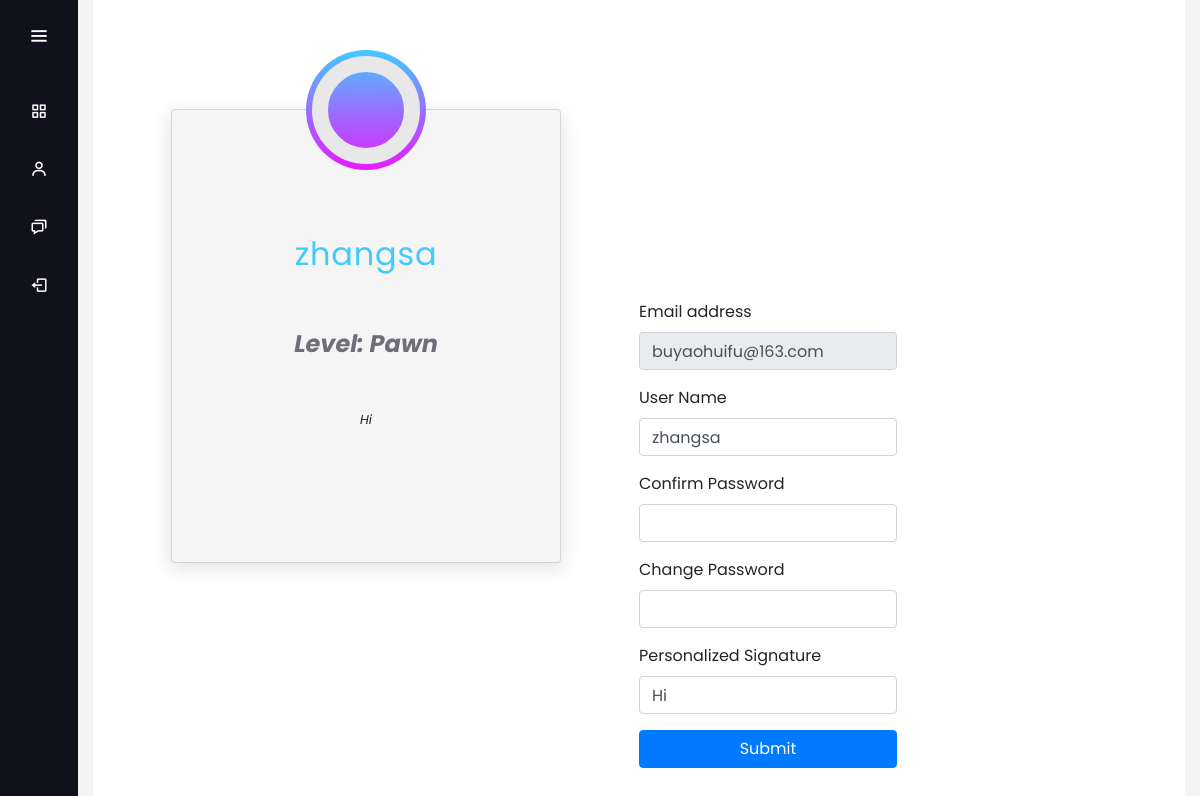
/user/centre/1, run on the app's committed database.
### models.py (models this page shows)
class UserModel(db.Model):
    __tablename__ = "user"
    id = db.Column(db.Integer, primary_key=True, autoincrement=True)
    username = db.Column(db.String(200), nullable=False, unique=False)
    email = db.Column(db.String(100), nullable=False, unique=True)
    password = db.Column(db.String(200), nullable=False, unique=True)
    join_time = db.Column(db.DateTime, default=datetime.now)
    signature = db.Column(db.String(200), nullable=True)
    icon = db.Column(db.String(100))
    chess_win = db.Column(db.Integer, default=0)
    chess_lose = db.Column(db.Integer, default=0)

### blueprints/user.py (the view)
@bp.route("/centre/<int:user_id>")
def centre(user_id):
    information = UserModel.query.get(user_id)
    return render_template("personalspace.html", information=information)
    current_app.logger.info("Successfully query user")

### app.py (called while the page is built)
@app.before_request
def before_request():
    user_id = session.get("user_id")
    if user_id:
        try:
            user = UserModel.query.get(user_id)
            g.user = user
        except:
            g.user = None

@app.context_processor
def context_processor():
    if hasattr(g, "user"):
        return {"user": g.user}
    else:
        return {}

### templates/personalspace.html (shortened to what this page needs)
{% extends "new.html" %}
{% block head %}
    <link rel="stylesheet" href="{{ url_for('static',filename='css/style.css') }}">
    <link rel="stylesheet" href="{{ url_for('static',filename='css/login.css') }}">
    <link rel="stylesheet" href="{{ url_for('static',filename='css/bar.css') }}">
    <link rel="stylesheet" href="{{ url_for('static',filename='css/person.css') }}">
    <link href='https://unpkg.com/boxicons@2.0.7/css/boxicons.min.css' rel='stylesheet'>
{% endblock %}
{% block body %}
    <div class="sidebar">
        <div class="logo-details">
            <i class='bx bx-menu' id="btn"></i>
        </div>
        <ul class="nav-list">
            <li>
                <a href="{{ url_for('user.navigation', user_id = information.id)}}">
                    <i class='bx bx-grid-alt'></i>
                </a>
            </li>
            <li>
                <a href="{{ url_for('user.centre', user_id = information.id)}}">
                    <i class='bx bx-user'></i>
                </a>
            </li>
            <li>
                <a href="{{ url_for('user.blog_personal', author_id = information.id) }}">
                    <i class='bx bx-chat'></i>
                </a>
            </li>
            <li>
                <a href="/play">
                <i class='bx bx-log-out' id="log_out"></i>
                </a>
            </li>
        </ul>
    </div>
    <section class="home-section">
        <div class="split-screen">
            <div class="split-screen__half">
                <div class="card" >
                    <div class="card-img" ></div>
                    <div class="card-info" >
                        <p class="text-title" type="file">{{ information.username }}</p>
                    <div class="if/else">
                    {% if information.chess_win <= 3%}
                        <p class="text-level">Level: Pawn</p>
                    {% elif information.chess_win == 4%}
                        <p class="text-level">Level: horse</p>
                    {% elif information.chess_win == 5%}
                        <p class="text-level">Level: Bishop</p>
                    {% elif information.chess_win == 6%}
                        <p class="text-level">Level: Queen</p>
                    {% elif information.chess_win >= 7%}
                        <p class="text-level">Level: Pawn</p>
                    {% endif %}
                    </div>
                        <p class="text-body">{{ information.signature }}</p>
                    </div>
                </div>
            </div>
            <div class="split-screen__half">
                <div class="row" style="margin-top:300px;">
                    <div class="col">
                        <form method="POST" , action="{{ url_for('user.user_change') }}">
                                <div class="form-group">
                                    <label for="exampleInputEmail1">Email address</label>
                                    <input type="email" class="form-control" id="exampleInputEmail1"
                                           aria-describedby="emailHelp"
                                           name="email" value={{ information.email }} readonly=“readonly”>
                                </div>
                                <div class="form-group">
                                    <label for="exampleInputEmail1">User Name</label>
                                    <input type="text" class="form-control" name="username" value={{ information.username }}>
                                </div>
                            <div class="form-group">
                                    <label for="exampleInputPassword1">Confirm Password</label>
                                    <input type="password" class="form-control" id="exampleInputPassword1"
                                           name="password">
                                </div>
                                <div class="form-group">
                                    <label for="exampleInputPassword1">Change Password</label>
                                    <input type="password" class="form-control" id="exampleInputPassword"
                                           name="password_change" >
                                </div>
                            <div class="form-group">
                                    <label for="exampleInputEmail1">Personalized Signature</label>
                                    <input type="text" class="form-control" id="signature" name="signature" value={{ information.signature }}>
                                </div>
                                <button type="submit" class="btn btn-primary btn-block">Submit</button>
                        </form>
                    </div>
                    <div class="col"></div>
                </div>
            </div>
        </div>
    </section>
{% endblock %}

### static/css/init.css (style rules this page uses)
body { background-color: #f3f3f3; transition: .6s; }

### static/css/style.css (style rules this page uses)
.split-screen { display: flex; }
.split-screen__half { flex: 1; }

### static/css/bar.css (style rules this page uses)
* { margin: 0; padding: 0; box-sizing: border-box; font-family: "Poppins" , sans-serif; }
.sidebar { position: fixed; left: 0; top: 0; height: 100%; width: 78px; background: #11101D; padding: 6px 14px; z-index: 99; transition: all 0.5s ease; }
.sidebar .logo-details { height: 60px; display: flex; align-items: center; position: relative; }
.sidebar .logo-details #btn { position: absolute; top: 50%; right: 0; transform: translateY(-50%); font-size: 22px; transition: all 0.4s ease; font-size: 23px; text-align: center; cursor: pointer; transition: all 0.5s ease; }
.sidebar i { color: #fff; height: 60px; min-width: 50px; font-size: 28px; text-align: center; line-height: 60px; }
.sidebar .nav-list { margin-top: 20px; height: 100%; }
.sidebar li { position: relative; margin: 8px 0; list-style: none; }
.sidebar li a { display: flex; height: 100%; width: 100%; border-radius: 12px; align-items: center; text-decoration: none; transition: all 0.4s ease; background: #11101D; }
.sidebar li i { height: 50px; line-height: 50px; font-size: 18px; border-radius: 12px; }
.home-section { position: relative; background: #ffffff; min-height: 100vh; top: 0; left: 78px; width: calc(100% - 78px); transition: all 0.5s ease; z-index: 2; }

### static/css/person.css (style rules this page uses)
.card { width: 390px; height: 454px; background: #f5f5f5; overflow: visible; box-shadow: 0 5px 20px 2px rgba(0,0,0,0.1); display: flex; flex-direction: column; align-items: center; position: absolute; left: 25%; top: 42%; transform: translate(-50%,-50%); }
.card-info { display: flex; flex-direction: column; align-items: center; gap: 2em; padding: 0 1rem; }
.card-img { --size: 120px; width: var(--size); height: var(--size); border-radius: 50%; transform: translateY(-50%); background: #42caff; background: linear-gradient(to bottom, #42caff 0%, #e81aff 100%); position: relative; transition: all .3s ease-in-out; }
.card-img::before { content: ""; border-radius: inherit; position: absolute; top: 50%; left: 50%; width: 90%; height: 90%; transform: translate(-50%, -50%); border: 1rem solid #e8e8e8; }
.text-title { font-size: 2em; color: #42caff; letter-spacing: 0.05rem; }
.text-body { font-size: .8em; text-align: center; color: #6f6d78; font-weight: 400; font-style: italic; }
.text-level { font-size: 1.5em; text-align: center; color: #6f6d78; font-weight: bolder; font-style: italic; }

### data on the page
UserModel: username "zhangsa", signature "Hi", email "buyaohuifu@163.com"
